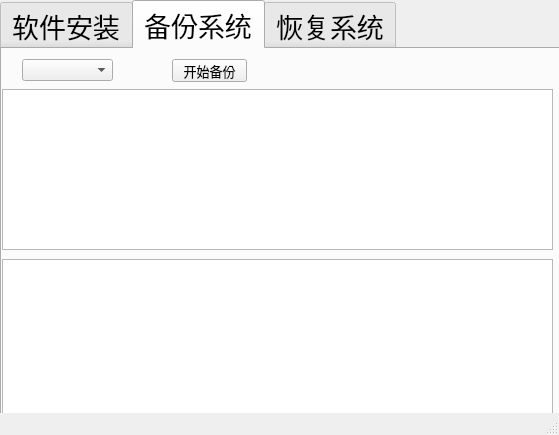
<?xml version="1.0" encoding="UTF-8"?>
<ui version="4.0">
 <class>MainWindow</class>
 <widget class="QMainWindow" name="MainWindow">
  <property name="geometry">
   <rect>
    <x>0</x>
    <y>0</y>
    <width>559</width>
    <height>435</height>
   </rect>
  </property>
  <property name="windowTitle">
   <string>魔客砖头--仅限内部使用</string>
  </property>
  <widget class="QWidget" name="centralWidget">
   <widget class="QTabWidget" name="tabWidget">
    <property name="geometry">
     <rect>
      <x>0</x>
      <y>0</y>
      <width>600</width>
      <height>500</height>
     </rect>
    </property>
    <property name="font">
     <font>
      <family>新宋体</family>
      <pointsize>20</pointsize>
     </font>
    </property>
    <property name="currentIndex">
     <number>1</number>
    </property>
    <widget class="QWidget" name="tab">
     <attribute name="title">
      <string>软件安装</string>
     </attribute>
    </widget>
    <widget class="QWidget" name="tabBackup">
     <attribute name="title">
      <string>备份系统</string>
     </attribute>
     <widget class="QComboBox" name="comboBox_backup_plan">
      <property name="geometry">
       <rect>
        <x>20</x>
        <y>10</y>
        <width>91</width>
        <height>22</height>
       </rect>
      </property>
      <property name="font">
       <font>
        <pointsize>10</pointsize>
       </font>
      </property>
     </widget>
     <widget class="QTextBrowser" name="textBrowser">
      <property name="geometry">
       <rect>
        <x>0</x>
        <y>40</y>
        <width>551</width>
        <height>161</height>
       </rect>
      </property>
     </widget>
     <widget class="QPushButton" name="pushButton_backup">
      <property name="geometry">
       <rect>
        <x>170</x>
        <y>10</y>
        <width>75</width>
        <height>23</height>
       </rect>
      </property>
      <property name="font">
       <font>
        <pointsize>10</pointsize>
       </font>
      </property>
      <property name="text">
       <string>开始备份</string>
      </property>
     </widget>
     <widget class="QTextBrowser" name="textBrowserError">
      <property name="geometry">
       <rect>
        <x>0</x>
        <y>210</y>
        <width>551</width>
        <height>161</height>
       </rect>
      </property>
     </widget>
    </widget>
    <widget class="QWidget" name="tab_restore">
     <attribute name="title">
      <string>恢复系统</string>
     </attribute>
    </widget>
   </widget>
  </widget>
  <widget class="QStatusBar" name="statusBar"/>
 </widget>
 <layoutdefault spacing="6" margin="11"/>
 <resources/>
 <connections/>
</ui>
